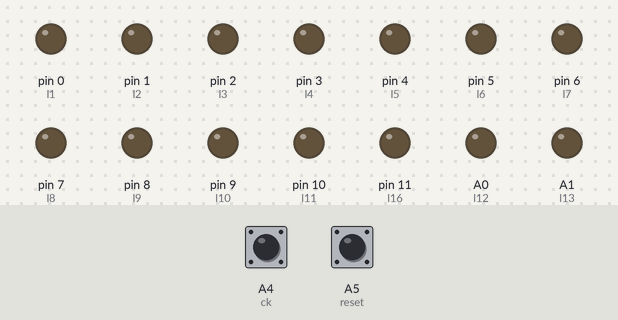
A sketch run on a simulated Arduino Uno, built with avr-gcc and run on an emulated ATmega328P. Shown: output pins drawn as LEDs (lit = HIGH). The test bench sets the inputs (shaded band); at power-on: A4 (ck) LOW, A5 (reset) LOW.

Above: at 1.2 s.
1.3 s: A4 (ck) driven HIGH
At 2.0 s:
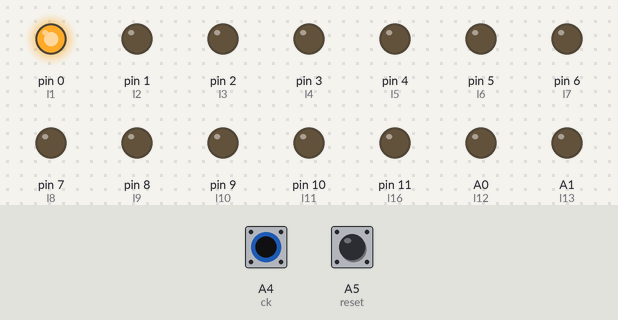
2.8 s: A4 (ck) pulsed LOW 5 times (0.12 s each, 0.3 s apart)
At 4.9 s:
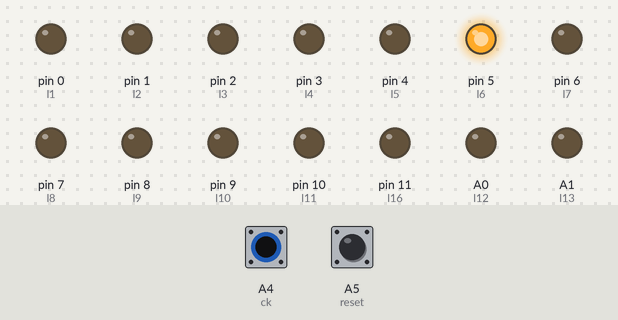
5.8 s: A5 (reset) pulled HIGH for 0.15 s
At 6.7 s:
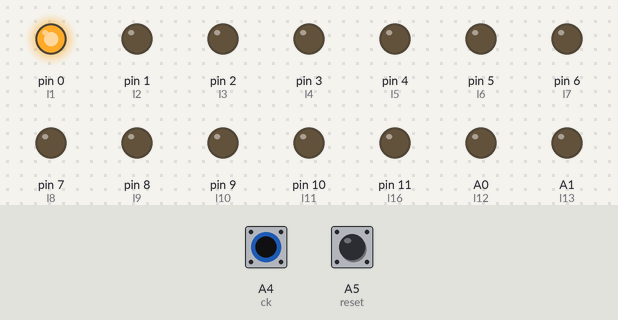
Timing chart, 0 to 8.8 s (numbered marks = the images above; inputs shaded):
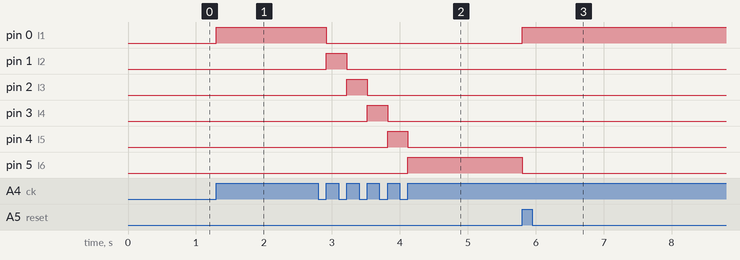

Measured:
- after the input at 1.3 s, pin 0 (l1): LOW → HIGH at once
- after the input at 2.8 s, pin 0 (l1): HIGH → LOW after 0.12 s; pin 1 (l2): LOW → HIGH after 0.12 s, → LOW 0.30 s later; pin 2 (l3): LOW → HIGH after 0.42 s, → LOW 0.30 s later; pin 3 (l4): LOW → HIGH after 0.72 s, → LOW 0.30 s later; pin 4 (l5): LOW → HIGH after 1.0 s, → LOW 0.30 s later
- after the input at 5.8 s, pin 0 (l1): LOW → HIGH at once; pin 5 (l6): HIGH → LOW at once

The sketch:

seqA.ino
```cpp
// definir e/s

const int l1 = 0;
const int l2 = 1;
const int l3 = 2;
const int l4 = 3;
const int l5 = 4;
const int l6 = 5;
const int l7 = 6;
const int l8 = 7;
const int l9 = 8;
const int l10 = 9;
const int l11 = 10;
const int l12 = A0;
const int l13 = A1;
const int l14 = A2;
const int l15 = A3;
const int l16 = 11;
const int ck = A4;
const int reset = A5;

// definir constants

int pas=0;
int ckval=0;
int resetval=0;

void setup()
{
  // establir e/s
  pinMode(l1,OUTPUT);
  pinMode(l2,OUTPUT);
  pinMode(l3,OUTPUT);
  pinMode(l4,OUTPUT);
  pinMode(l5,OUTPUT);
  pinMode(l6,OUTPUT);
  pinMode(l7,OUTPUT);
  pinMode(l8,OUTPUT);
  pinMode(l9,OUTPUT);
  pinMode(l10,OUTPUT);
  pinMode(l11,OUTPUT);
  pinMode(l12,OUTPUT);
  pinMode(l13,OUTPUT);
  pinMode(l14,OUTPUT);
  pinMode(l15,OUTPUT);
   pinMode(l16,OUTPUT);
  pinMode(ck, INPUT);
  pinMode(reset, INPUT);

  }

 void loop()
 {
   // legir entrades digitals

   ckval=digitalRead(ck);
   resetval=digitalRead(reset);

//PASSOS

// Reset

if (resetval==HIGH)
{
digitalWrite(l1,HIGH);
digitalWrite(l2, LOW);
digitalWrite(l3, LOW);
digitalWrite(l4, LOW);
digitalWrite(l5, LOW);
digitalWrite(l6, LOW);
digitalWrite(l7, LOW);
digitalWrite(l8, LOW);
digitalWrite(l9, LOW);
digitalWrite(l10, LOW);
digitalWrite(l11, LOW);
digitalWrite(l12, LOW);
digitalWrite(l13, LOW);
digitalWrite(l14, LOW);
digitalWrite(l15, LOW);
digitalWrite(l16, LOW);
pas=1;
}

// LOOP

if (ckval==HIGH && pas==1600)
{
digitalWrite(l1,HIGH);
digitalWrite(l16, LOW);
pas=1;
}


// PAS1

if (ckval==HIGH && pas==0)
{
digitalWrite(l1,HIGH);
pas=1;
}


if (ckval==LOW && pas==1)
{
pas=100;
}

// PAS2

if (ckval==HIGH && pas==100)
{
digitalWrite(l1,LOW);
digitalWrite(l2, HIGH);
pas=2;
}

if (ckval==LOW && pas==2)
{
pas=200;
}

// PAS3

if (ckval==HIGH && pas==200)
{
digitalWrite(l2, LOW);
digitalWrite(l3, HIGH);
pas=3;
}

if (ckval==LOW && pas==3)
{
pas=300;
}

// PAS4

if (ckval==HIGH && pas==300)
{
digitalWrite(l3, LOW);
digitalWrite(l4, HIGH);
pas=4;
}

if (ckval==LOW && pas==4)
{
pas=400;
}

// PAS5

if (ckval==HIGH && pas==400)
{
digitalWrite(l4, LOW);
digitalWrite(l5, HIGH);
pas=5;
}

if (ckval==LOW && pas==5)
{
pas=500;
}

// PAS6

if (ckval==HIGH && pas==500)
{
digitalWrite(l5, LOW);
digitalWrite(l6, HIGH);
pas=6;
}

if (ckval==LOW && pas==6)
{
pas=600;
}

// PAS7

if (ckval==HIGH && pas==600)
{
digitalWrite(l6, LOW);
digitalWrite(l7, HIGH);
pas=7;
}

if (ckval==LOW && pas==7)
{
pas=700;
}

// PAS8

if (ckval==HIGH && pas==700)
{
digitalWrite(l7, LOW);
digitalWrite(l8, HIGH);
pas=8;
}

if (ckval==LOW && pas==8)
{
pas=800;
}

// PAS9

if (ckval==HIGH && pas==800)
{
digitalWrite(l8, LOW);
digitalWrite(l9, HIGH);
pas=9;
}

if (ckval==LOW && pas==9)
{
pas=900;
}

// PAS10

if (ckval==HIGH && pas==900)
{
digitalWrite(l9, LOW);
digitalWrite(l10, HIGH);
pas=10;
}

if (ckval==LOW && pas==10)
{
pas=1000;
}

// PAS11

if (ckval==HIGH && pas==1000)
{
digitalWrite(l10, LOW);
digitalWrite(l11, HIGH);
pas=11;
}

if (ckval==LOW && pas==11)
{
pas=1100;
}

// PAS12

if (ckval==HIGH && pas==1100)
{
digitalWrite(l11, LOW);
digitalWrite(l12, HIGH);
pas=12;
}

if (ckval==LOW && pas==12)
{
pas=1200;
}

// PAS13

if (ckval==HIGH && pas==1200)
{
digitalWrite(l12, LOW);
digitalWrite(l13, HIGH);
pas=13;
}

if (ckval==LOW && pas==13)
{
pas=1300;
}


// PAS14

if (ckval==HIGH && pas==1300)
{
digitalWrite(l13, LOW);
digitalWrite(l14, HIGH);
pas=14;
}

if (ckval==LOW && pas==14)
{
pas=1400;
}

// PAS15

if (ckval==HIGH && pas==1400)
{
digitalWrite(l14, LOW);
digitalWrite(l15, HIGH);
pas=15;
}

if (ckval==LOW && pas==15)
{
pas=1500;
}

// PAS16

if (ckval==HIGH && pas==1500)
{
digitalWrite(l15, LOW);
digitalWrite(l16, HIGH);
pas=16;
}

if (ckval==LOW && pas==16)
{
pas=1600;
}

 }
```
